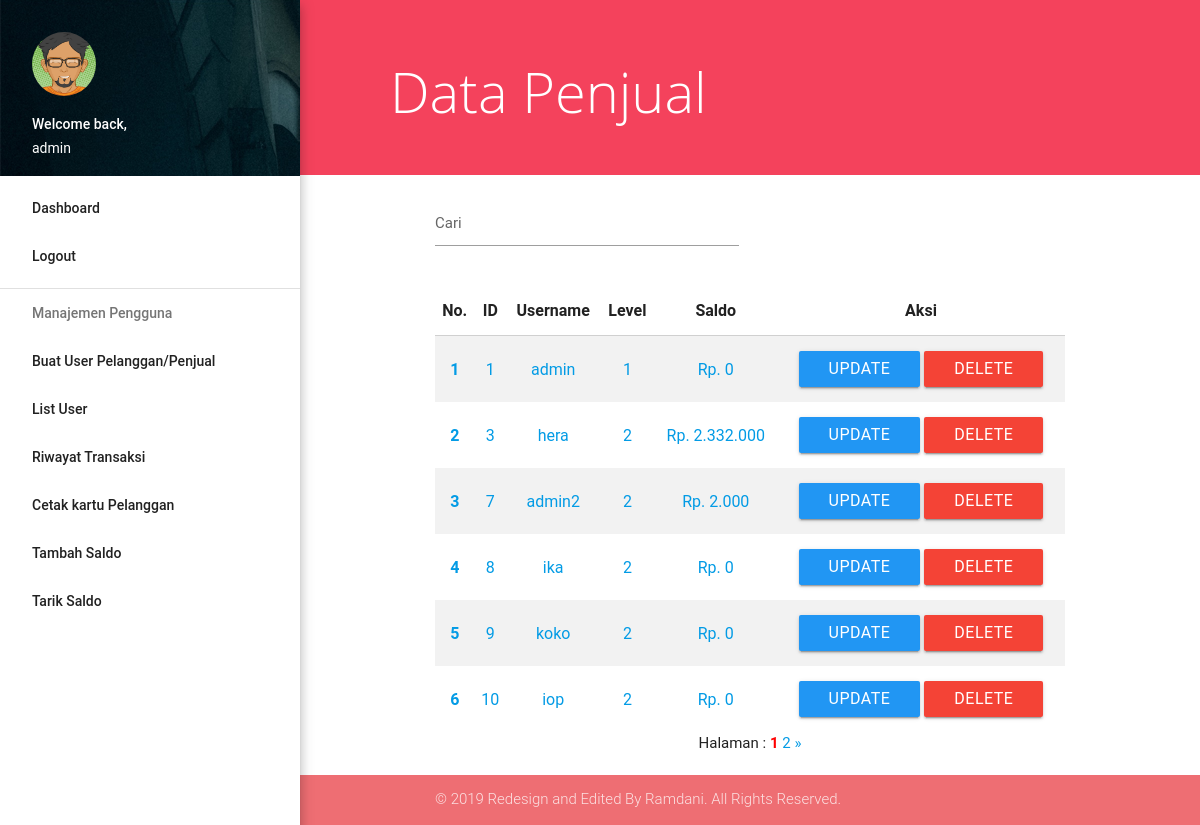
The app's page /admin_dashboard/update_user/rubah_penjual.php (signed in) with its own data.
### tables this page shows
CREATE TABLE `user` (
  `id` int(11) NOT NULL,
  `username` varchar(255) NOT NULL,
  `password` varchar(255) NOT NULL,
  `level` int(50) NOT NULL,
  `saldo` int(255) NOT NULL
);

### admin_dashboard/update_user/rubah_penjual.php (the view, shortened to what this page needs)
<?php
  require '../../konek.php';
  $jumlahdataperhalaman=6;
  $result=mysqli_query($conn, "SELECT *FROM user");
  $jumlahdata=mysqli_num_rows($result);
  $jumlahhalaman=ceil($jumlahdata/$jumlahdataperhalaman);
  $halamanaktif = (isset($_GET["halaman"]) ) ? $_GET["halaman"] : 1;
  $awaldata=($jumlahdataperhalaman * $halamanaktif) - $jumlahdataperhalaman;
  $query=mysqli_query($conn, "SELECT *FROM user ORDER by level ASC LIMIT $awaldata, $jumlahdataperhalaman");
?>
<!DOCTYPE html>
<html>
  <head>
    <link href="../files/font-awesome.min.css" rel="stylesheet" type="text/css" />
    <link href="../files/ionicons.min.css" rel="stylesheet" type="text/css" />
    <link rel="stylesheet" href="../files/materialize.min.css">
    <link href="../files/icon.css" rel="stylesheet">
    <link href="../assets/css/custom.css" rel="stylesheet" type="text/css" />
  </head>
  <body>
    <ul id="slide-out" class="side-nav fixed z-depth-4">
      <li>
        <div class="userView">
          <div class="background">
            <img src="../assets/img/photo1.png">
          </div>
          <img class="circle" src="../assets/img/avatar04.png">
          <span class="white-text name">Welcome back,</span>
          <span class="white-text email"><?php echo $_SESSION['username1']; ?></span>
        </div>
      </li>
      <li><a class="active" href="../index.php">Dashboard</a></li>
      <li><a class="active" href="../../logout">Logout</a></li>
      <li><div class="divider"></div></li>
      <li><a class="subheader">Manajemen Pengguna</a></li>
      <li class="no-padding">
        <ul class="collapsible collapsible-accordion">
          <li>
              <ul>
                <li><a href="../buat_user/opsi_akun.php">Buat User Pelanggan/Penjual</a></li>
                <li><a href="../update_user/opsi_rubah.php">List User</a></li>
                <li><a href="../riwayat/list.php">Riwayat Transaksi</a></li>
                <li><a href="../print/list.php">Cetak kartu Pelanggan</a></li>
                <li><a href="../update_saldo/rubah_pelanggan.php">Tambah Saldo</a></li>
                <li><a href="../tarik_saldo/opsi_akun.php">Tarik Saldo</a></li>
              </ul>
          </li>
        </ul>
      </li>
    </ul>
    <main>
    <section class="content">
      <div class="page-announce valign-wrapper"><a href="#" data-activates="slide-out" class="button-collapse valign hide-on-large-only"><i class="material-icons">menu</i></a><h1 class="page-announce-text valign">Data Penjual</h1></div>
      <div id="posttable" class="container">
        <form class="col s12" action="" method="POST">
          <div class="row">
            <div class="input-field col s6">
              <input type="text" name="keywords" id="keywords" placeholder='Cari'autocomplete="off" autofocus/>
            </div>
          </div>
        </form>
        <div id="tabel">
        <table class="responsive-table striped hover centered" id="names-table">
          <thead>
            <tr>
              <th>No.</th>
              <th>ID</th>
              <th>Username</th>
              <th>Level</th>
              <th>Saldo</th>
              <th>Aksi</th>
            </tr>
          </thead>
          <tbody>
          <div class="none">
          <?php $a=1+$awaldata; ?>
            <?php while($result=mysqli_fetch_assoc($query)): ?>
            </div>
            <tr>
              <td><a><b><?php echo $a; ?></b></a></td>
              <td><a><?php echo $result['id']; ?></a></td>
              <td><a><?php echo $result['username']; ?></a></td>
              <td><a><?php echo $result['level']; ?></a></td>
              <td><a>Rp. <?php echo number_format($result['saldo'],0,'.','.'); ?></a></td>
              <td>
                <div class="btn-toolbar">
                  <a href="ubah_penjual.php?id=<?php echo $result['id']; ?>">
                    <button class="btn blue" type="submit">
                    Update
                    </button>
                  </a>
                  <a href="delete_user/delete_penjual.php?id=<?php echo $result['id']; ?>" onclick="return confirm('Yakin Hapus Data?')">
                    <button class="btn red" type="submit">
                    Delete
                    </button>
                  </a>
                </div>
              </td>
            </tr>
            <?php $a++; ?>
            <?php endwhile; ?>
  </section>
  <center>
  Halaman :
        <?php for($i=1; $i<=$jumlahhalaman; $i++) : ?>
          <?php if($i == $halamanaktif) :?>
            <a href="?halaman=<?php echo $i; ?>" style="font-weight:bold; color:red;"><?php echo $i; ?></a>
          <?php else : ?>
            <a href="?halaman=<?php echo $i; ?>"><?php echo $i; ?></a>
          <?php endif; ?>
        <?php endfor; ?>
        <?php if($halamanaktif < $jumlahhalaman) : ?>
          <a href="?halaman=<?php echo $halamanaktif + 1; ?>">&raquo;</a>
        <?php endif; ?>
        </center>
  </main>
  <footer class="page-footer">
    <div class="footer-copyright">
        <div class="container">
          © 2019 Redesign and Edited By Ramdani. All Rights Reserved.
        </div>
      </div>
    </footer>
  </body>
</html>

### admin_dashboard/assets/css/custom.css (style rules this page uses)
@media (min-width:993px) { main, footer { padding-left: 300px; } }
div.page-announce { min-height: 175px; height: auto; background-color: #f4425c; padding: 40px; margin-bottom: 10px; }
h1.page-announce-text { font-family: 'Open Sans', sans-serif; font-weight: 100; font-size: 56px; color: #fff; line-height: 0.5em; margin-left: 50px; }
body { display: flex; min-height: 100vh; flex-direction: column; }
main { flex: 1 0 auto; }
.page-footer { padding-top: 0 !important; background-color: #f4425c; margin-top: 20px; }
.footer-copyright { background-color: inherit !important; }

### records on screen
user: id "1", username "admin", level "1", saldo "0"
user: id "3", username "hera", level "2", saldo "2.332.000"
user: id "7", username "admin2", level "2", saldo "2.000"
user: id "8", username "ika", level "2", saldo "0"
user: id "9", username "koko", level "2", saldo "0"
user: id "10", username "iop", level "2", saldo "0"

### other values on screen
$_SESSION['username1'] "admin"
